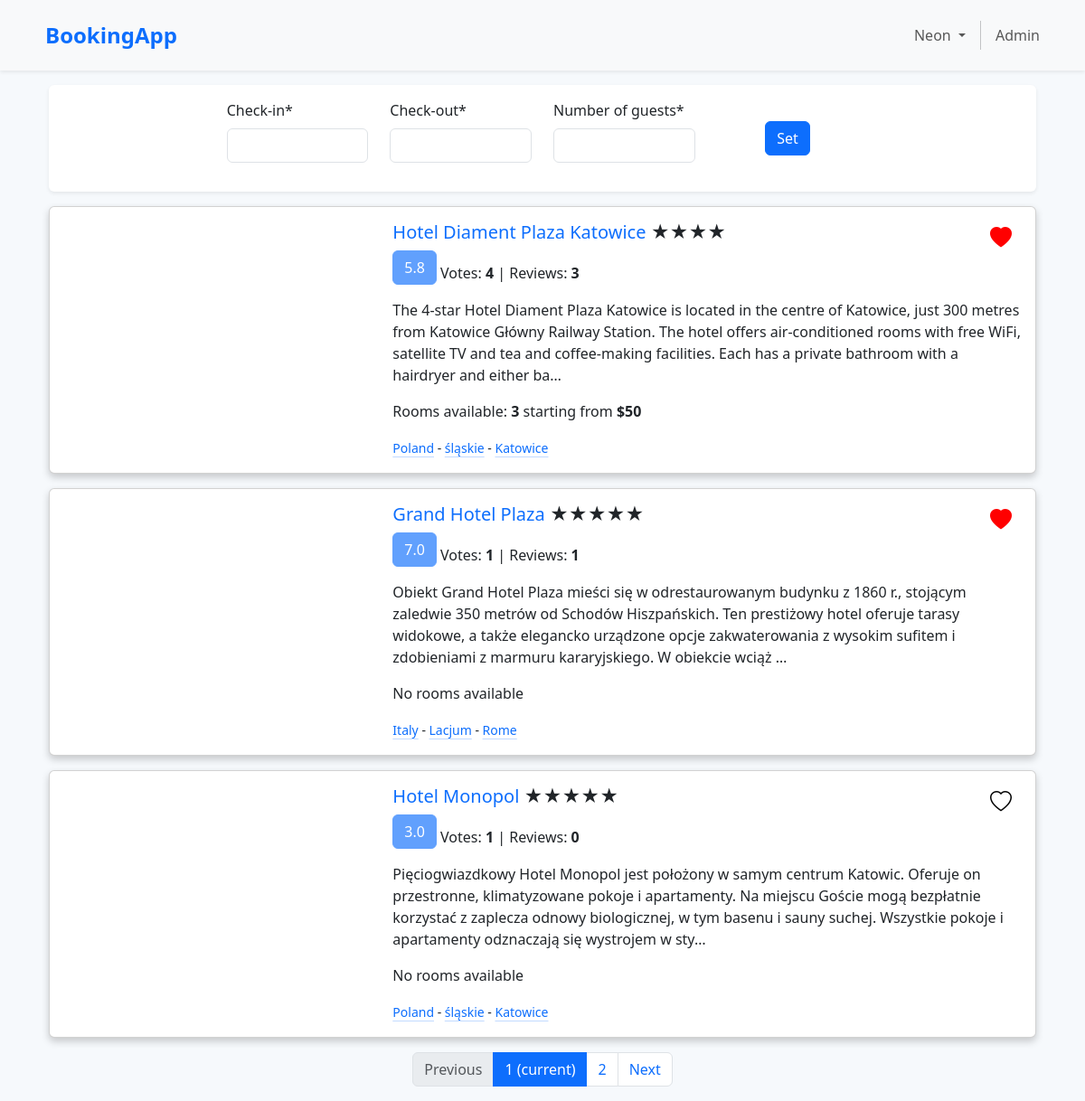
The app's page /category/Hotels?check_in=&check_out=&num_guests= (signed in) with its own data.
### base/models.py (models this page shows, shortened)
class Hotel(models.Model):
    name = models.CharField(max_length=100, unique=True)
    description = models.TextField()
    address = models.CharField(max_length=100)
    city = models.ForeignKey(City, related_name='hotels', on_delete=models.RESTRICT)
    stars = models.PositiveIntegerField()
    created_at = models.DateField(auto_now_add=True)
    updated_at = models.DateField(auto_now=True)
    category = models.ForeignKey(Category, related_name='hotels', on_delete=models.RESTRICT)
    objects = models.Manager()
    @property
    def average_rating(self):
        rating = self.hotelratings.aggregate(avg_rating=models.Avg('value')).get('avg_rating', 0)
        if rating:
            return round(rating, 1)
        else:
            return "No votes yet"
    @property
    def total_rating_votes(self):
        return self.hotelratings.count()
    @property
    def draw_stars(self):
        if self.stars:
            return int(self.stars) * '★'
        else:
            return ''
    @property
    def total_comments(self):
        return self.hotelreviews.count()

class City(models.Model):
    name = models.CharField(max_length=100)
    province = models.ForeignKey(Province, related_name='cities', on_delete=models.CASCADE)
    photo = models.ImageField(null=True, blank=True)
    objects = CategoryQuerySet.as_manager()

class Province(models.Model):
    name = models.CharField(max_length=100, unique=True)
    country = models.ForeignKey(Country, related_name='provinces', on_delete=models.CASCADE)

class Country(models.Model):
    name = models.CharField(max_length=100, unique=True)

### base/views/core_views.py (the view, shortened to what this page needs)
# urls.py: path("category/<str:category_name>", core_views.CategoryListingView.as_view(), name='categoryListing'),
class CategoryListingView(TemplateView):
    template_name = 'category.html'
    paginate_by = 3
    def get(self, request, *args, **kwargs):
        check_in, check_out, num_guests, page = get_request_query(
            request, 'check_in', 'check_out', 'num_guests', 'page'
        )
        category_name = kwargs.get('category_name', '')
        category = get_object_or_404(Category, name=category_name)
        form = BookingDatesForm(request.GET)
        form_errors = None
        if form.errors and check_in and check_out and num_guests:
            form_errors = form.errors
        if form.is_valid():
            available_rooms = Room.objects.filter(
                ~Q(
                    bookings__check_in__lt=check_out,
                    bookings__check_out__gt=check_in,
                    bookings__status=booking_status_confirmed
                ),
                capacity__gte=num_guests
            )
            hotels = Hotel.objects.filter(rooms__in=available_rooms, category=category).distinct()
        else:
            form = BookingDatesForm()
            hotels = Hotel.objects.filter(category=category)
            available_rooms = Room.objects.all()
        hotel_data = [
            {
                'hotel': hotel,
                'hotel_favourite': UserFavourite.objects.filter(hotel=hotel, user=request.user),
                'min_price': hotel.rooms.aggregate(Min('price'))['price__min'] or 0,
                'first_photo_url': HotelPhoto.get_first_photo_url(hotel),
                'available_room_count': available_rooms.filter(hotel=hotel).count(),
            }
            for hotel in hotels
        ]
        paginator = Paginator(hotel_data, self.paginate_by)
        try:
            paginated_hotel_data = paginator.page(page)
        except PageNotAnInteger:
            paginated_hotel_data = paginator.page(1)
        except EmptyPage:
            paginated_hotel_data = paginator.page(paginator.num_pages)
        context = {
            'hotel_data': paginated_hotel_data,
            'form': form,
            'form_errors': form_errors,
            'check_in': check_in,
            'check_out': check_out,
            'num_guests': num_guests,
        }
        return render(request, template_name=self.template_name, context=context)

### base/forms.py (shortened to what this page needs)
class BookingDatesForm(forms.ModelForm):
    def clean(self, *args, **kwargs):
        cleaned_data = super().clean()
        check_in = cleaned_data.get('check_in')
        check_out = cleaned_data.get('check_out')
        num_guests = cleaned_data.get('num_guests')
        if not isinstance(check_in, datetime.date):
            raise forms.ValidationError("Check-in has got an incorrect date format. Must be: yyyy-mm-dd")
    class Meta:
        model = Booking
        fields = ['check_in', 'check_out', 'num_guests']
        widgets = {
            'check_in': DatePickerInput(),
            'check_out': DatePickerInput(),
        }
        labels = {
            'check_in': "Check-in",
            'check_out': "Check-out",
            'num_guests': 'Number of guests',
        }

### base/models.py (called while the page is built)
    @property
    def photo_url(self):
        try:
            photo = self.photo.url
        except:
            photo = ''
        return photo

    @classmethod
    def get_first_photo_url(cls, hotel):
        first_photo = cls.objects.filter(hotel=hotel).first()
        if first_photo:
            return first_photo.photo_url
        return ''

### base/views/core_views.py (called while the page is built)
def get_request_query(request, *args):
    result = []
    for arg in args:
        result.append(request.GET.get(arg, ''))
    return result

### base/templates/category.html (shortened to what this page needs)
{% extends 'base.html' %}
{% load crispy_forms_tags %}
{% load static %}
{% block content %}
<div class="container mt-3">
    <div class="card border-0 shadow-sm">
        <div class="card-body md-2">
            <form method="GET" class="row justify-content-center align-items-center">
                <div class="col-md-2">
                    <div class="form-group">
                        {{ form.check_in|as_crispy_field }}
                    </div>
                </div>
                <div class="col-md-2">
                    <div class="form-group">
                        {{ form.check_out|as_crispy_field }}
                    </div>
                </div>
                <div class="col-md-2">
                    <div class="form-group">
                        {{ form.num_guests|as_crispy_field }}
                    </div>
                </div>
                <div class="col-md-2">
                    <div class="form-group d-flex justify-content-center">
                        <input type="submit" class="btn btn-primary" value="Set">
                    </div>
                </div>
            </form>
        </div>
    </div>
</div>
<div class="container mt-3">
    {% for data in hotel_data %}
    <div class="card card-shadow mb-3">
        <div class="row g-0">
            <div class="col-md-4">
            </div>
            <div class="col-md-8">
                <div class="card-body">
                    {% if user.is_authenticated %}
                        <div style="position: absolute; top: 15px; right: 20px;">
                            <form method="POST">
                                {% if data.hotel_favourite %}
                                    <button type="submit" style="border: none; background-color: transparent;" name="fav_hotel_id" value="{{data.hotel.id}}"><i class="bi bi-heart-fill heart-icon-fill" style="font-color: red; font-size: 1.5rem"></i></button>
                                {% else %}
                                <button type="submit" style="border: none; background-color: transparent;" name="fav_hotel_id" value="{{data.hotel.id}}"><i class="bi bi-heart heart-icon" style="font-size: 1.5rem"></i></button>
                                {% endif %}
                            </form>
                        </div>
                    {% endif %}
                    <h5 class="card-title">
                        <a href="{% url 'hotelDetails' data.hotel.name %}?check_in={{check_in}}&check_out={{check_out}}&num_guests={{num_guests}}" class="link-primary link-offset-2 link-underline-opacity-0 link-underline-opacity-50-hover">
                            {{ data.hotel.name }}
                        </a> {{ data.hotel.draw_stars }}
                    </h5>
                    <p class="btn btn-primary disabled">{{ data.hotel.average_rating }}</p>
                    Votes: <strong>{{ data.hotel.total_rating_votes }}</strong> | Reviews: <strong>{{ data.hotel.total_comments }}</strong>
                    <p class="card-text">{{ data.hotel.description|truncatechars:300 }}</p>
                    {% if data.available_room_count %}
                    <p class="card-text">Rooms available: <strong>{{ data.available_room_count }}</strong> starting from <strong>${{ data.min_price }}</strong></p>
                    {% else %}
                    <p class="card-text">No rooms available</p>
                    {% endif %}
                    <small><a href="#" class="link-primary link-offset-2 link-underline-opacity-25 link-underline-opacity-100-hover">{{data.hotel.city.province.country.name}}</a> - <a href="#" class="link-primary link-offset-2 link-underline-opacity-25 link-underline-opacity-100-hover">{{data.hotel.city.province.name}}</a> - <a href="{% url 'cityListing' data.hotel.city.pk %}" class="link-primary link-offset-2 link-underline-opacity-25 link-underline-opacity-100-hover">{{data.hotel.city.name}}</a></small>
                </div>
            </div>
        </div>
    </div>
    {% empty %}
    <h5 class="card-title">No accommodation establishments matching your requirements...</h5>
    {% endfor %}
    {% if hotel_data.has_other_pages %}
    <nav>
        <ul class="pagination justify-content-center mt-3">
            {% if hotel_data.has_previous %}
            <li class="page-item">
                <a class="page-link" href="?page={{ hotel_data.previous_page_number }}&check_in={{check_in}}&check_out={{check_out}}&num_guests={{num_guests}}">Previous</a>
            </li>
            {% else %}
            <li class="page-item disabled">
                <span class="page-link">Previous</span>
            </li>
            {% endif %}
            {% for i in hotel_data.paginator.page_range %}
                {% if hotel_data.number == i %}
                    <li class="page-item active">
                        <span class="page-link">{{ i }} <span class="sr-only">(current)</span></span>
                    </li>
                    {% else %}
                    <li class="page-item">
                        <a class="page-link" href="?page={{ i }}&check_in={{check_in}}&check_out={{check_out}}&num_guests={{num_guests}}">{{ i }}</a>
                    </li>
                    {% endif %}
                {% endfor %}
                {% if hotel_data.has_next %}
                    <li class="page-item">
                        <a class="page-link" href="?page={{ hotel_data.next_page_number }}&check_in={{check_in}}&check_out={{check_out}}&num_guests={{num_guests}}">Next</a>
                    </li>
                    {% else %}
                    <li class="page-item disabled">
                        <span class="page-link">Next</span>
                    </li>
                {% endif %}
        </ul>
    </nav>
    {% endif %}
</div>
{% endblock %}

### base/templates/base.html (shortened to what this page needs)
<!doctype html>
<html lang="en">
<head>
    <link href="https://cdn.jsdelivr.net/npm/bootstrap@5.3.0/dist/css/bootstrap.min.css"
          rel="stylesheet"
>
      <link rel="stylesheet" href="https://cdn.jsdelivr.net/npm/bootstrap-icons@1.10.5/font/bootstrap-icons.css">
</head>
<body>
  <header>
  <nav class="navbar navbar-expand-lg bg-body-tertiary shadow-sm">
    <div class="container">
      <div>
        <ul class="navbar-nav me-auto">
          <li class="navbar-brand">
            <a class="nav-link fw-semibold text-primary fs-4" href="{% url 'homePage' %}?check_in={{check_in}}&check_out={{check_out}}&num_guests={{num_guests}}">BookingApp</a>
          </li>
        </ul>
      </div>
      <div>
        <ul class="navbar-nav">
          {% if user.is_authenticated %}
          <li class="nav-item dropdown dropdown-left">
            <a class="nav-link dropdown-toggle" href="#" role="button" data-bs-toggle="dropdown" aria-expanded="false">
              {{user.username|title}}
            </a>
          </li>
          {% if user.is_superuser %}
          <li class="nav-item py-2 py-lg-1 col-12 col-lg-auto">
          </li>
          <li class="nav-item">
            <a class="nav-link" href="{% url 'admin:index' %}">Admin</a>
          </li>
          {% endif %}
          {% endif %}
        </ul>
      </div>
    </div>
  </nav>
  </header>
    <div class="container">
        {% block content %}
        {% endblock %}
    </div>
  </body>
</html>

### base/templates/base.html (style rules this page uses)
body { background: #f6f9fc; }
.card-shadow { box-shadow: 0 4px 8px 0 rgba(0, 0, 0, 0.2); transition: 0.3s; }
.heart-icon { color: black; transition: color 0.3s; transform: scale(1.5); }
.heart-icon-fill { color: red; transition: color 0.3s; transform: scale(1.5); }

### records on screen
Hotel: hotel.name "Hotel Diament Plaza Katowice", hotel.draw_stars "★★★★", hotel.average_rating "5.8", hotel.total_rating_votes "4", hotel.total_comments "3", hotel.description "The 4-star Hotel Diament Plaza Katowice is located in the centre of Katowice, just 300 metres from Katowice Główny Railway Station. The hotel offers air-conditioned rooms with free WiFi, satellite TV and tea and coffee-making facilities. Each has a private bathroom with a hairdryer and either ba…", available_room_count "3", min_price "50", hotel.city.province.country.name "Poland", hotel.city.province.name "śląskie", hotel.city.name "Katowice"
Hotel: hotel.name "Grand Hotel Plaza", hotel.draw_stars "★★★★★", hotel.average_rating "7.0", hotel.total_rating_votes "1", hotel.total_comments "1", hotel.description "Obiekt Grand Hotel Plaza mieści się w odrestaurowanym budynku z 1860 r., stojącym zaledwie 350 metrów od Schodów Hiszpańskich. Ten prestiżowy hotel oferuje tarasy widokowe, a także elegancko urządzone opcje zakwaterowania z wysokim sufitem i zdobieniami z marmuru kararyjskiego. W obiekcie wciąż …", shows "No rooms available", hotel.city.province.country.name "Italy", hotel.city.province.name "Lacjum", hotel.city.name "Rome"
Hotel: hotel.name "Hotel Monopol", hotel.draw_stars "★★★★★", hotel.average_rating "3.0", hotel.total_rating_votes "1", hotel.total_comments "0", hotel.description "Pięciogwiazdkowy Hotel Monopol jest położony w samym centrum Katowic. Oferuje on przestronne, klimatyzowane pokoje i apartamenty. Na miejscu Goście mogą bezpłatnie korzystać z zaplecza odnowy biologicznej, w tym basenu i sauny suchej. Wszystkie pokoje i apartamenty odznaczają się wystrojem w sty…", shows "No rooms available", hotel.city.province.country.name "Poland", hotel.city.province.name "śląskie", hotel.city.name "Katowice"

### other values on screen
{{ user.username|title }} "Neon"
{{ i }} "1"
{{ i }} "2"
